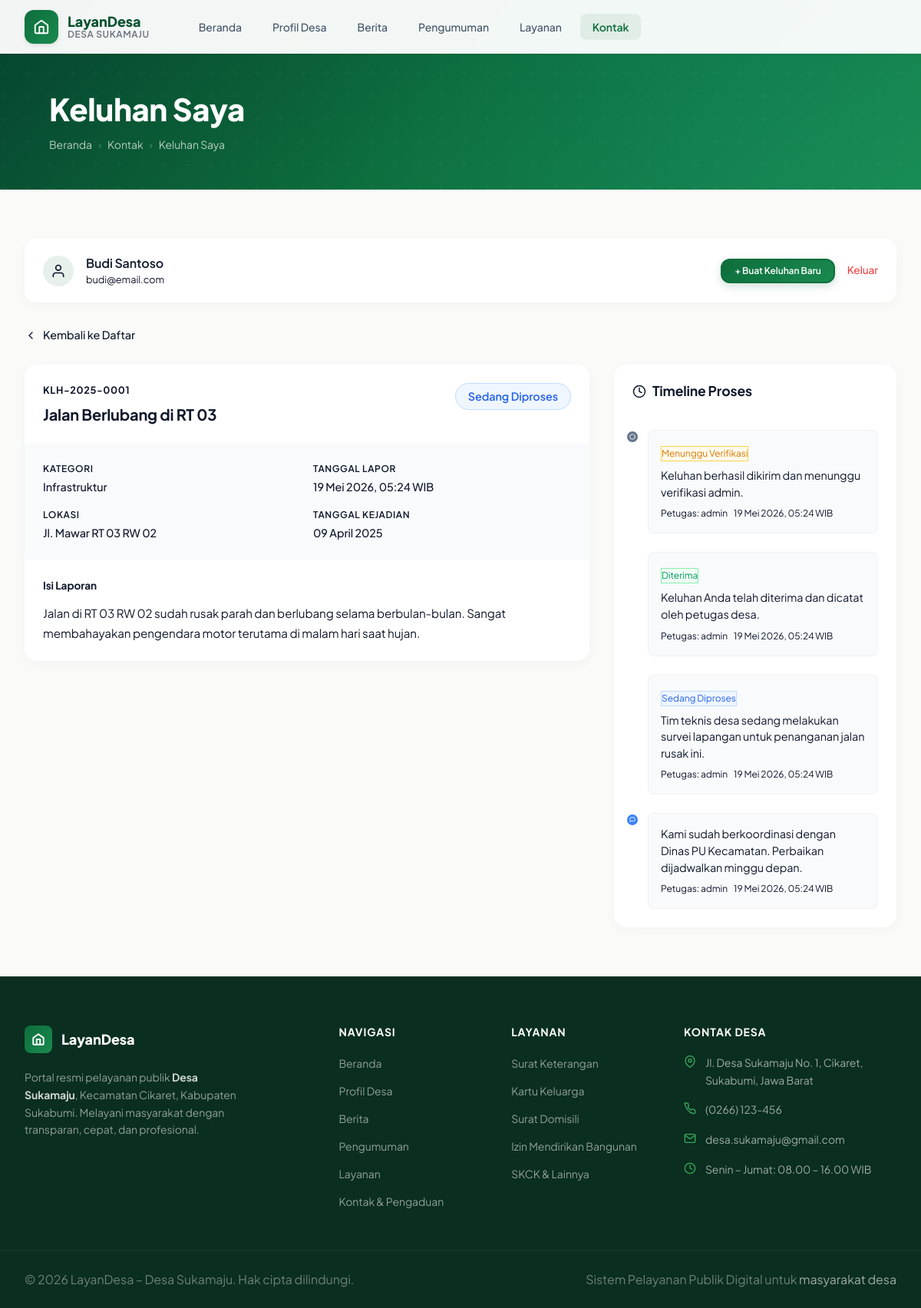
Screenshot of /keluhan-saya.php?id=1 (signed in) with the database file from the repository.
### tables this page shows
CREATE TABLE IF NOT EXISTS keluhan (
    id INT AUTO_INCREMENT PRIMARY KEY,
    user_id INT NOT NULL,
    kode_tiket VARCHAR(20) NOT NULL UNIQUE,
    judul VARCHAR(255) NOT NULL,
    kategori ENUM('Infrastruktur','Kebersihan','Keamanan','Pelayanan Publik','Kesehatan','Pendidikan','Sosial','Lainnya') NOT NULL DEFAULT 'Lainnya',
    isi TEXT NOT NULL,
    foto_bukti VARCHAR(255) DEFAULT NULL,
    lokasi VARCHAR(255) DEFAULT NULL,
    tanggal_kejadian DATE DEFAULT NULL,
    status ENUM('menunggu','diterima','diproses','selesai','ditolak') NOT NULL DEFAULT 'menunggu',
    alasan_penolakan TEXT DEFAULT NULL,
    created_at TIMESTAMP DEFAULT CURRENT_TIMESTAMP,
    updated_at TIMESTAMP DEFAULT CURRENT_TIMESTAMP ON UPDATE CURRENT_TIMESTAMP,
    FOREIGN KEY (user_id) REFERENCES users(id) ON DELETE CASCADE,
    INDEX idx_user_id (user_id),
    INDEX idx_status (status),
    INDEX idx_kode_tiket (kode_tiket)
);

CREATE TABLE IF NOT EXISTS users (
    id INT AUTO_INCREMENT PRIMARY KEY,
    nama_lengkap VARCHAR(150) NOT NULL,
    email VARCHAR(150) NOT NULL UNIQUE,
    no_hp VARCHAR(20) NOT NULL,
    password VARCHAR(255) NOT NULL,
    is_active TINYINT(1) DEFAULT 1,
    created_at TIMESTAMP DEFAULT CURRENT_TIMESTAMP,
    updated_at TIMESTAMP DEFAULT CURRENT_TIMESTAMP ON UPDATE CURRENT_TIMESTAMP
);

CREATE TABLE IF NOT EXISTS tanggapan_keluhan (
    id INT AUTO_INCREMENT PRIMARY KEY,
    keluhan_id INT NOT NULL,
    admin_id INT DEFAULT NULL,
    jenis ENUM('status_update','tanggapan','sistem') NOT NULL DEFAULT 'tanggapan',
    status_baru ENUM('menunggu','diterima','diproses','selesai','ditolak') DEFAULT NULL,
    pesan TEXT NOT NULL,
    created_at TIMESTAMP DEFAULT CURRENT_TIMESTAMP,
    FOREIGN KEY (keluhan_id) REFERENCES keluhan(id) ON DELETE CASCADE,
    FOREIGN KEY (admin_id) REFERENCES admin(id) ON DELETE SET NULL,
    INDEX idx_keluhan_id (keluhan_id)
);

### auth-masyarakat.php (called while the page is built, shortened)
<?php
function getCurrentUser(): array {
    return [
        'id'           => $_SESSION['user_id']   ?? null,
        'nama'         => $_SESSION['user_nama']  ?? '',
        'email'        => $_SESSION['user_email'] ?? '',
        'no_hp'        => $_SESSION['user_hp']    ?? '',
    ];
}
function statusLabel(string $status): string {
    $labels = [
        'menunggu'  => 'Menunggu Verifikasi',
        'diterima'  => 'Diterima',
        'diproses'  => 'Sedang Diproses',
        'selesai'   => 'Selesai',
        'ditolak'   => 'Ditolak',
    ];
    return $labels[$status] ?? ucfirst($status);
}
function formatTanggalWaktu(string $datetime): string {
    $bulan = [
        '01' => 'Jan', '02' => 'Feb', '03' => 'Mar',
        '04' => 'Apr', '05' => 'Mei', '06' => 'Jun',
        '07' => 'Jul', '08' => 'Agu', '09' => 'Sep',
        '10' => 'Okt', '11' => 'Nov', '12' => 'Des'
    ];
    $ts = strtotime($datetime);
    $d  = date('d', $ts);
    $m  = $bulan[date('m', $ts)];
    $y  = date('Y', $ts);
    $t  = date('H:i', $ts);
    return "{$d} {$m} {$y}, {$t} WIB";
}

### config/database.php (called while the page is built, shortened)
<?php
function formatTanggal($date) {
    $bulan = [
        '01' => 'Januari', '02' => 'Februari', '03' => 'Maret',
        '04' => 'April',   '05' => 'Mei',       '06' => 'Juni',
        '07' => 'Juli',    '08' => 'Agustus',   '09' => 'September',
        '10' => 'Oktober', '11' => 'November',  '12' => 'Desember'
    ];
    $d = date('d', strtotime($date));
    $m = date('m', strtotime($date));
    $y = date('Y', strtotime($date));
    return $d . ' ' . $bulan[$m] . ' ' . $y;
}

### keluhan-saya.php (the view, shortened to what this page needs)
<?php
require_once 'config/database.php';
require_once 'auth-masyarakat.php';
$user = getCurrentUser();
$detail   = null;
$timeline = [];
if (isset($_GET['id'])) {
    $id = (int) $_GET['id'];
    $stmt = $pdo->prepare("SELECT k.*, u.nama_lengkap FROM keluhan k JOIN users u ON k.user_id = u.id WHERE k.id = ? AND k.user_id = ?");
    $stmt->execute([$id, $user['id']]);
    $detail = $stmt->fetch();
    if ($detail) {
        $tStmt = $pdo->prepare("SELECT t.*, a.username as admin_nama FROM tanggapan_keluhan t LEFT JOIN admin a ON t.admin_id = a.id WHERE t.keluhan_id = ? ORDER BY t.created_at ASC");
        $tStmt->execute([$id]);
        $timeline = $tStmt->fetchAll();
    }
}
include 'includes/header.php';
?>
<div class="page-header">
    <div class="container">
        <div class="page-header-content">
            <h1>Keluhan Saya</h1>
            <nav class="breadcrumb" aria-label="Breadcrumb">
                <a href="index.php">Beranda</a>
                <span class="sep">›</span>
                <a href="kontak.php">Kontak</a>
                <span class="sep">›</span>
                <span>Keluhan Saya</span>
            </nav>
        </div>
    </div>
</div>
<section class="content-section">
    <div class="container">
        <div class="user-top-bar">
            <div class="user-top-info">
                <div class="user-top-avatar">
                    <svg width="20" height="20" viewBox="0 0 24 24" fill="none" stroke="currentColor" stroke-width="2" stroke-linecap="round" stroke-linejoin="round"><path d="M20 21v-2a4 4 0 0 0-4-4H8a4 4 0 0 0-4 4v2"/><circle cx="12" cy="7" r="4"/></svg>
                </div>
                <div>
                    <div class="user-top-name"><?= htmlspecialchars($user['nama']) ?></div>
                    <div class="user-top-email"><?= htmlspecialchars($user['email']) ?></div>
                </div>
            </div>
            <div class="user-top-actions">
                <a href="kontak.php" class="btn btn-green btn-sm">+ Buat Keluhan Baru</a>
                <a href="logout-masyarakat.php" class="btn-link-logout">Keluar</a>
            </div>
        </div>
        <?php if ($detail): ?>
        <div class="detail-back">
            <a href="keluhan-saya.php" class="btn-back">
                <svg width="16" height="16" viewBox="0 0 24 24" fill="none" stroke="currentColor" stroke-width="2" stroke-linecap="round" stroke-linejoin="round"><polyline points="15 18 9 12 15 6"/></svg>
                Kembali ke Daftar
            </a>
        </div>
        <div class="grid grid-2 detail-layout">
            <div>
                <div class="detail-card">
                    <div class="detail-card-header">
                        <div>
                            <div class="detail-kode"><?= htmlspecialchars($detail['kode_tiket']) ?></div>
                            <h2 class="detail-judul"><?= htmlspecialchars($detail['judul']) ?></h2>
                        </div>
                        <span class="status-badge status-badge--<?= $detail['status'] ?> status-badge--lg">
                            <?= statusLabel($detail['status']) ?>
                        </span>
                    </div>
                    <div class="detail-meta-grid">
                        <div class="detail-meta-item">
                            <span class="detail-meta-label">Kategori</span>
                            <span class="detail-meta-value"><?= htmlspecialchars($detail['kategori']) ?></span>
                        </div>
                        <div class="detail-meta-item">
                            <span class="detail-meta-label">Tanggal Lapor</span>
                            <span class="detail-meta-value"><?= formatTanggalWaktu($detail['created_at']) ?></span>
                        </div>
                        <?php if ($detail['lokasi']): ?>
                        <div class="detail-meta-item">
                            <span class="detail-meta-label">Lokasi</span>
                            <span class="detail-meta-value"><?= htmlspecialchars($detail['lokasi']) ?></span>
                        </div>
                        <?php endif; ?>
                        <?php if ($detail['tanggal_kejadian']): ?>
                        <div class="detail-meta-item">
                            <span class="detail-meta-label">Tanggal Kejadian</span>
                            <span class="detail-meta-value"><?= formatTanggal($detail['tanggal_kejadian']) ?></span>
                        </div>
                        <?php endif; ?>
                    </div>
                    <div class="detail-isi">
                        <div class="detail-isi-label">Isi Laporan</div>
                        <div class="detail-isi-text"><?= nl2br(htmlspecialchars($detail['isi'])) ?></div>
                    </div>
                </div>
            </div>
            <div>
                <div class="timeline-card">
                    <h3 class="timeline-title">
                        <svg width="18" height="18" viewBox="0 0 24 24" fill="none" stroke="currentColor" stroke-width="2" stroke-linecap="round" stroke-linejoin="round"><circle cx="12" cy="12" r="10"/><polyline points="12 6 12 12 16 14"/></svg>
                        Timeline Proses
                    </h3>
                    <div class="timeline">
                        <?php if (empty($timeline)): ?>
                        <div class="timeline-empty">Belum ada update</div>
                        <?php else: ?>
                        <?php foreach ($timeline as $t): ?>
                        <div class="timeline-item timeline-item--<?= $t['jenis'] ?>">
                            <div class="timeline-dot">
                                <?php if ($t['jenis'] === 'sistem'): ?>
                                <svg width="12" height="12" viewBox="0 0 24 24" fill="none" stroke="currentColor" stroke-width="2.5" stroke-linecap="round" stroke-linejoin="round"><circle cx="12" cy="12" r="10"/></svg>
                                <?php elseif ($t['jenis'] === 'status_update'): ?>
                                <svg width="12" height="12" viewBox="0 0 24 24" fill="none" stroke="currentColor" stroke-width="2.5" stroke-linecap="round" stroke-linejoin="round"><polyline points="20 6 9 17 4 12"/></svg>
                                <?php else: ?>
                                <svg width="12" height="12" viewBox="0 0 24 24" fill="none" stroke="currentColor" stroke-width="2.5" stroke-linecap="round" stroke-linejoin="round"><path d="M21 15a2 2 0 0 1-2 2H7l-4 4V5a2 2 0 0 1 2-2h14a2 2 0 0 1 2 2z"/></svg>
                                <?php endif; ?>
                            </div>
                            <div class="timeline-content">
                                <?php if ($t['status_baru']): ?>
                                <span class="timeline-status-badge status-badge--<?= $t['status_baru'] ?>"><?= statusLabel($t['status_baru']) ?></span>
                                <?php endif; ?>
                                <div class="timeline-pesan"><?= nl2br(htmlspecialchars($t['pesan'])) ?></div>
                                <div class="timeline-meta">
                                    <?php if ($t['admin_nama']): ?><span>Petugas: <?= htmlspecialchars($t['admin_nama']) ?></span><?php endif; ?>
                                    <span><?= formatTanggalWaktu($t['created_at']) ?></span>
                                </div>
                            </div>
                        </div>
                        <?php endforeach; ?>
                        <?php endif; ?>
                    </div>
                </div>
            </div>
        </div>
        <?php endif; ?>
    </div>
</section>
<?php include 'includes/footer.php'; ?>

### rows the page displays
keluhan: user.nama_lengkap "Budi Santoso", kode_tiket "KLH-2025-0001", judul "Jalan Berlubang di RT 03", status "Sedang Diproses", kategori "Infrastruktur", created_at "19 Mei 2026, 05:24 WIB", lokasi "Jl. Mawar RT 03 RW 02", tanggal_kejadian "09 April 2025", isi "Jalan di RT 03 RW 02 sudah rusak parah dan berlubang selama berbulan-bulan. Sangat membahayakan pengendara motor terutama di malam hari saat hujan."
tanggapan_keluhan: jenis "sistem" (drawn), status_baru "Menunggu Verifikasi", pesan "Keluhan berhasil dikirim dan menunggu verifikasi admin.", admin.username "admin", created_at "19 Mei 2026, 05:24 WIB"
tanggapan_keluhan: jenis "status_update" (drawn), status_baru "Diterima", pesan "Keluhan Anda telah diterima dan dicatat oleh petugas desa.", admin.username "admin", created_at "19 Mei 2026, 05:24 WIB"
tanggapan_keluhan: jenis "status_update" (drawn), status_baru "Sedang Diproses", pesan "Tim teknis desa sedang melakukan survei lapangan untuk penanganan jalan rusak ini.", admin.username "admin", created_at "19 Mei 2026, 05:24 WIB"
tanggapan_keluhan: jenis "tanggapan" (drawn), pesan "Kami sudah berkoordinasi dengan Dinas PU Kecamatan. Perbaikan dijadwalkan minggu depan.", admin.username "admin", created_at "19 Mei 2026, 05:24 WIB"

### other values shown
$user['email'] "budi@email.com"
